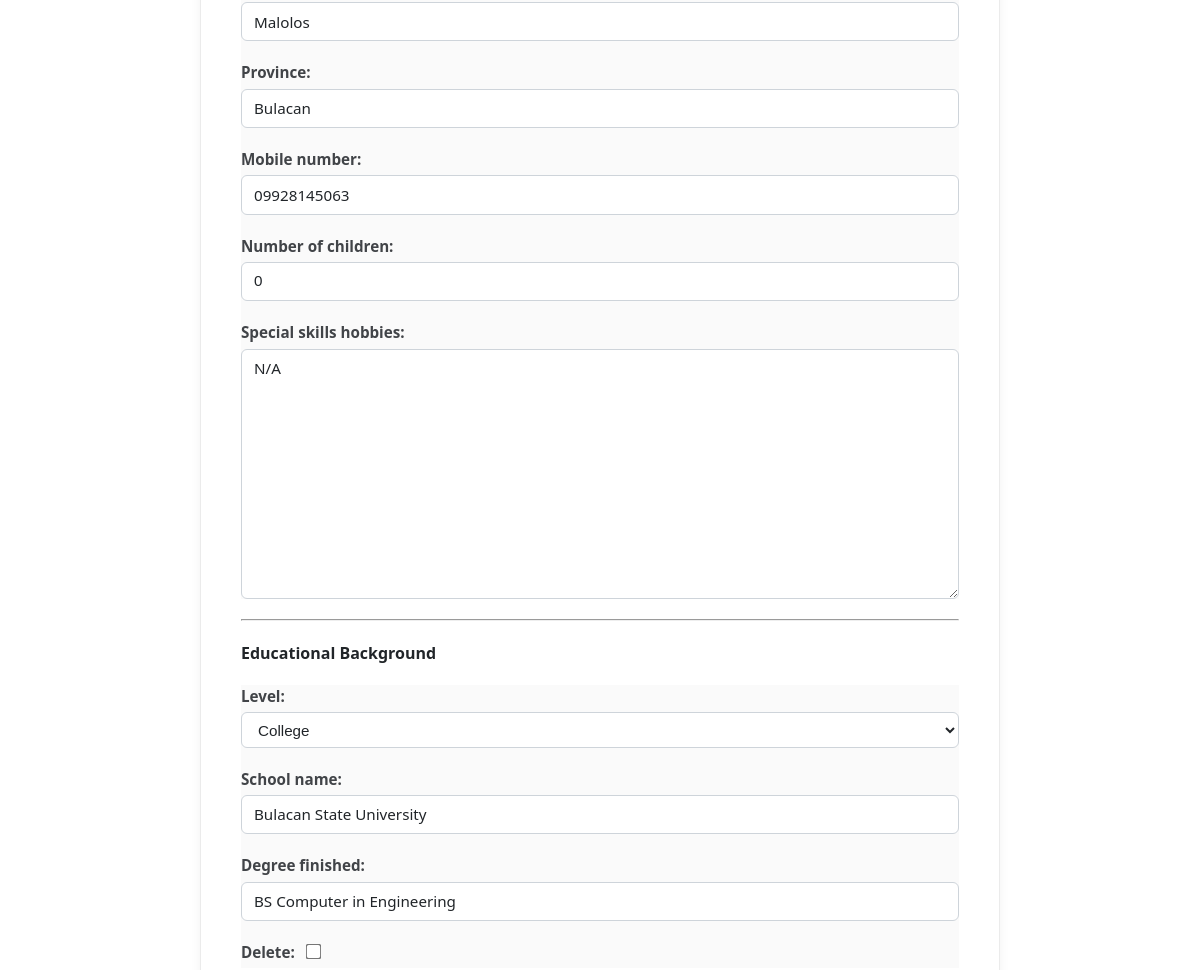
Page /profile/update/ (signed in, middle part) on the earlier database version.
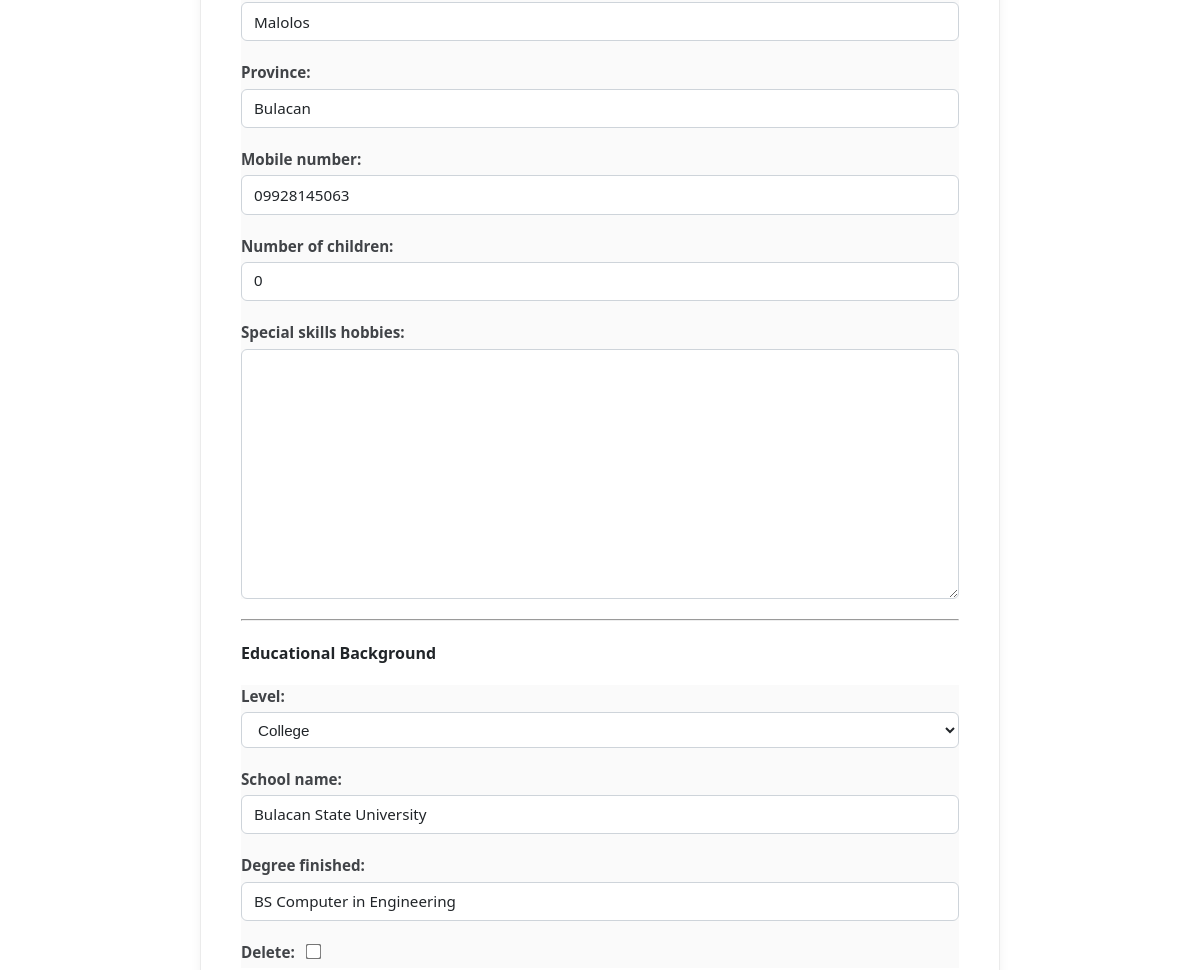
Same page on the later database version.
### blog/models.py (models this page shows, shortened)
class Profile(models.Model):
    user = models.OneToOneField(User, on_delete=models.CASCADE)
    image = models.ImageField(default='default.jpg', upload_to='profile_pics')
    bio = models.TextField(max_length=500, blank=True, help_text="Short description about yourself")
    birth_date = models.DateField(null=True, blank=True, verbose_name="Date of Birth")
    gender = models.CharField(max_length=1, choices=GENDER_CHOICES, blank=True, verbose_name="Sex at Birth")
    middle_name = models.CharField(max_length=100, blank=True, null=True)
    name_extension = models.CharField(max_length=20, blank=True, null=True, help_text="e.g., Jr., Sr., III")
    place_of_birth = models.CharField(max_length=255, blank=True, null=True)
    CIVIL_STATUS_CHOICES = [
        ('S', 'Single'), ('M', 'Married'), ('W', 'Widowed'),
        ('SEP', 'Separated'), ('O', 'Others')
    ]
    civil_status = models.CharField(max_length=3, choices=CIVIL_STATUS_CHOICES, blank=True, null=True)
    employee_number = models.CharField(max_length=50, blank=True, null=True)
    CITIZENSHIP_CHOICES = [('F', 'Filipino'), ('D', 'Dual Citizenship')]
    citizenship = models.CharField(max_length=1, choices=CITIZENSHIP_CHOICES, default='F')
    dual_citizenship_country = models.CharField(max_length=100, blank=True, null=True)
    citizenship_acquisition = models.CharField(
        max_length=20,
        choices=[('B', 'By Birth'), ('N', 'By Naturalization')],
        blank=True, null=True
    )
    house_block_lot = models.CharField(max_length=100, blank=True, null=True)
    street = models.CharField(max_length=100, blank=True, null=True)
    subdivision_village = models.CharField(max_length=100, blank=True, null=True)
    barangay = models.CharField(max_length=100, blank=True, null=True)
    city_municipality = models.CharField(max_length=100, blank=True, null=True)
    province = models.CharField(max_length=100, blank=True, null=True)
    mobile_number = models.CharField(max_length=20, blank=True, null=True)
    number_of_children = models.PositiveIntegerField(default=0, blank=True, null=True)
    special_skills_hobbies = models.TextField(blank=True, null=True)

### blog/views.py (the view)
# urls.py: path('profile/update/', views.profile_update, name='profile-update'),
@login_required
def profile_update(request):
    profile, created = Profile.objects.get_or_create(user=request.user)
    if request.method == 'POST':
        u_form = UserUpdateForm(request.POST, instance=request.user)
        p_form = ProfileUpdateForm(request.POST, request.FILES, instance=profile)
        edu_formset = EducationFormSet(request.POST, instance=profile)
        elig_formset = CivilServiceFormSet(request.POST, instance=profile)
        work_formset = WorkExperienceFormSet(request.POST, instance=profile)
        vol_formset = VoluntaryWorkFormSet(request.POST, instance=profile)
        train_formset = TrainingProgramFormSet(request.POST, instance=profile)
        if (u_form.is_valid() and p_form.is_valid() and edu_formset.is_valid() and
                elig_formset.is_valid() and work_formset.is_valid() and
                vol_formset.is_valid() and train_formset.is_valid()):
            with transaction.atomic():
                u_form.save()
                p_form.save()
                edu_formset.save()
                elig_formset.save()
                work_formset.save()
                vol_formset.save()
                train_formset.save()
            messages.success(request, 'Your personal data sheets have been successfully recorded!')
            return redirect('user-profile', username=request.user.username)
        else:
            messages.error(request, 'Form validation failed. Review empty required fields or error components highlighted below.')
    else:
        u_form = UserUpdateForm(instance=request.user)
        p_form = ProfileUpdateForm(instance=profile)
        edu_formset = EducationFormSet(instance=profile)
        elig_formset = CivilServiceFormSet(instance=profile)
        work_formset = WorkExperienceFormSet(instance=profile)
        vol_formset = VoluntaryWorkFormSet(instance=profile)
        train_formset = TrainingProgramFormSet(instance=profile)
    context = {
        'u_form': u_form,
        'p_form': p_form,
        'edu_formset': edu_formset,
        'elig_formset': elig_formset,
        'work_formset': work_formset,
        'vol_formset': vol_formset,
        'train_formset': train_formset,
    }
    return render(request, 'blog/profile_update.html', context)

### blog/forms.py (shortened to what this page needs)
class UserUpdateForm(forms.ModelForm):
    email = forms.EmailField()
    class Meta:
        model = User
        fields = ['username', 'email']

class ProfileUpdateForm(forms.ModelForm):
    class Meta:
        model = Profile
        fields = [
            'image', 'bio', 'birth_date', 'gender',
            'middle_name', 'name_extension', 'place_of_birth',
            'civil_status', 'employee_number', 'citizenship',
            'dual_citizenship_country', 'citizenship_acquisition',
            'house_block_lot', 'street', 'subdivision_village',
            'barangay', 'city_municipality', 'province',
            'mobile_number', 'number_of_children', 'special_skills_hobbies'
        ]
        widgets = {
            'birth_date': forms.DateInput(attrs={'type': 'date'}),
        }
    def __init__(self, *args, **kwargs):
        super().__init__(*args, **kwargs)
        required_fields = ['birth_date', 'place_of_birth', 'gender', 'civil_status', 'mobile_number']
        for field in required_fields:
            self.fields[field].required = True

### blog/templates/blog/profile_update.html (shortened to what this page needs)
{% extends "blog/base.html" %}
{% block content %}
<div class="container my-5">
    <div class="card pds-update-card shadow-sm p-4 mx-auto" style="max-width: 850px; border-radius: 12px; background-color: var(--card-bg, #ffffff); border: 1px solid rgba(0,0,0,0.08); color: inherit;">
        <form method="POST" enctype="multipart/form-data">
            <div class="p-3 mb-4 rounded border default-form-group bg-field-card">
                {{ p_form.as_p }}
            </div>
            <hr class="my-4">
            <div class="mb-4 default-form-group">
                <h4 class="fw-bold text-primary mb-3">Educational Background</h4>
                {% for form in edu_formset %}
                    <div class="p-3 mb-3 border rounded shadow-xs bg-field-card">
                        {{ form.as_p }}
                    </div>
                {% endfor %}
            </div>
        </form>
    </div>
</div>
{% endblock %}

Differences in the rows shown:
changed Profile "Malolos": special_skills_hobbies "N/A" → (not shown)
